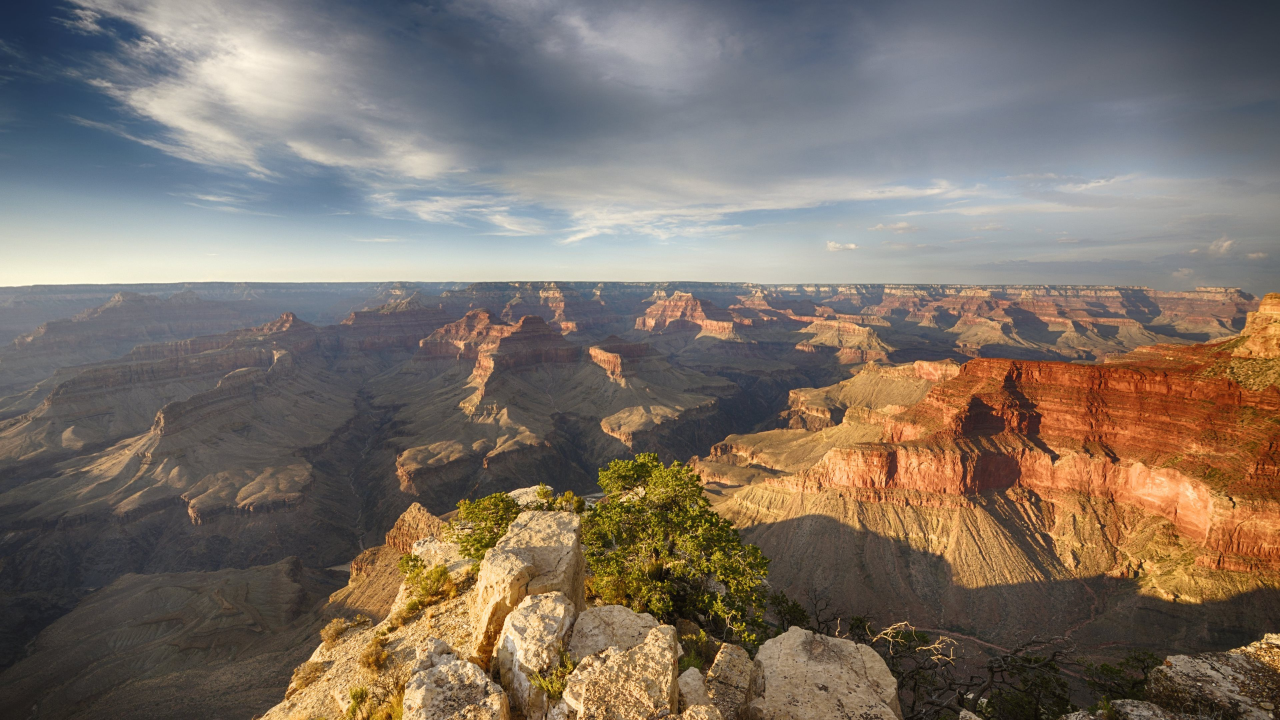
#> input picture dip_pics/grandCanyon.jpg, 3840 x 2160 px (shown at 1/3 size)
$ jupyter execute --allow-errors spatial_resolution.ipynb   (shell and % lines are left out)
#> lines starting #> are read from the running program, lines starting #| are printed output that depends on the picture
### dip_utils/matrix_utils.py
"""
Simple Matrix Utilities
stough, 202-
"""

import numpy as np

# Given an ndarray, returns a tuple of info...
def arr_info(arr):
    """
    arr_info(arr): return a tuple of shape, type, min, and max for the ndarray arr.
    """
    return arr.shape, arr.dtype, arr.min(), arr.max()


# [9 lines left out: function make_linmap, not called in this run]

### dip_utils/vis_utils.py
'''
Image Processing Visualization Utilities
stough, 202-

Includes RGB color cube and three-channel histogramming.
Also a lab_uniform, which normalizes the perceived intensity of
custom colormaps.
'''

import matplotlib.pyplot as plt
import numpy as np
import skimage.color as color
# from mpl_toolkits.mplot3d import Axes3D
from matplotlib import cm # all the colormaps...

from matplotlib import animation
from IPython.display import HTML, Image
import cv2
import os


# [171 lines left out: functions vis_rgb_cube, vis_hsv_cube, vis_lab_cube, vis_ybr_cube, not called in this run]


def vis_image(I, figsize=(4,3), title='Image', show_ticks = True, **kwargs):
    '''
    vis_image(I, figsize=(4,3), title='Image', show_ticks = True, **kwargs):
    plot an image. Very simple, but save a little typing.
    '''
    f, ax = plt.subplots(1,1, figsize=figsize)
    ax.imshow(I, **kwargs)
    ax.set_title(title)

    if not show_ticks:
        ax.get_xaxis().set_visible(False);
        ax.get_yaxis().set_visible(False);

    plt.tight_layout()


# [22 lines left out: function vis_hists, not called in this run]


def vis_pair(I, J, figsize = (8,3), shared = True,
             first_title = 'Original', second_title = 'New',
             show_ticks = True, **kwargs):
    '''
    vis_pair(I, J, figsize = (8,3), shared = True, first_title = 'Original', second_title = 'New'):
    produce a plot of images I and J together. By default takes care of sharing axes to provide
    a little 1x2 plot without all the coding.
    '''
    f, ax = plt.subplots(1,2, figsize=figsize, sharex = shared, sharey = shared)
    ax[0].imshow(I, **kwargs)
    ax[0].set_title(first_title)
    ax[1].imshow(J, **kwargs)
    ax[1].set_title(second_title)

    if not show_ticks:
        [a.axes.get_xaxis().set_visible(False) for a in ax];
        [a.axes.get_yaxis().set_visible(False) for a in ax];

    plt.tight_layout()

# [133 lines left out: functions vis_triple, lab_uniform, vis_surface, loadvideo, makeVideo, not called in this run]

### SensingSamplingQuantization/spatial_resolution.ipynb
# Sampling and Spatial Resolution
stough 202-

One of the core properties of any digital image is its *resolution*. But this is a very loaded word in that it is used in a variety of ways for different purposes. Very generally, the light from the [external world](https://en.wikipedia.org/wiki/Solipsism) comes at our digital camera from a virtually uncountably infinite number of directions, with each direction specifying a "color" among a virtually uncountably infinite number of color distributions and intensities. Resolution broadly refers to the finite sampling of this infinite world. In the case of *spatial resolution* that is simply the number of *pixels* or "picture elements" that our camera can possibly obtain (see "internal image plane" below). Beyond spatial resolution, there is also [color resolution](./color_quantization.ipynb), which we get to elsewhere.


In this notebook we're going to look at the spatial resolution of a digital image.

## Imports
We'll use the [`rescale`](https://scikit-image.org/docs/stable/api/skimage.transform.html#skimage.transform.rescale) method in the powerful [`scikit-image`](https://scikit-image.org/) module in order to change image resolution. We'll also be using some widgets to put together an [interactive visualization](../NumpyAndVisualization/interactive_vis.ipynb). Lastly, we're starting to import common functionality from our own `../dip_utils/` utilities folder.

[cell 1]
import matplotlib.pyplot as plt
import numpy as np
from skimage.transform import rescale
from ipywidgets import VBox, IntSlider, AppLayout

# For importing from alternative directory sources
import sys
sys.path.insert(0, '../dip_utils')

# Importing from our own utilities
from matrix_utils import arr_info
from vis_utils import vis_image, vis_pair

[cell 2]
I = plt.imread('../dip_pics/grandCanyon.jpg')
#> I is the input picture: shape (2160, 3840, 3); mean R, G, B 125, 113.6, 103.2
arr_info(I)

[cell 3]
vis_image(I, figsize=(5,3))
#> (the call stopped at in vis_image, `f, ax = plt.subplots(1,1, figsize=figsize)`: IPython is not available in this run)

As you can see the image matrix `I` is 2160 rows by 3840 columns, with three color channels (red, green, blue) in the integer range $[0,255]$. By the way this is literally a "4K" image.

- "4K" refers to the approximate number of columns, or the left-right sampling of the image. At an aspect ratio of 16(width, columns):9(height, rows), a "1080" high definition image or screen is 1920 pixels across, about 2K. So a 4K is a 2x2 grid of such 2K screens. It has 4 times the number of pixels in a 2K (or 1080). It's more [complicated](https://www.cnet.com/news/4k-1080p-2k-uhd-8k-tv-resolutions-explained/) than that, but not by much.

If we think of an image as a grid of pixels, where the center of each pixel represents that pixel's coordinates, then changing the resolution of an image involves resampling the space between those pixel coordinates. We'll avoid most of the math here by relying on `skimage`, but take a very simple example: If we wanted to halve the number of pixels both in width and height without cropping, we could just take the average of every non-overlapping 2x2 pixel patch. Similarly, if we wanted to double the number of pixels in both directions, we could simply make a 2x2 grid of copies of each pixel.

We'll start by doing this halving of resolution. We'll first ask [`rescale`](https://scikit-image.org/docs/dev/api/skimage.transform.html?highlight=rescale#rescale) to give us an image with 1/4 the number of pixels. But then we'll *upsample* that image by four. The `order` and `anti-aliasing` parameters are used to define the level of "smoothing" that takes place, i.e. how many neighboring pixels to consider when deciding the color of the new sample coordinate.

[cell 4]
# The image is so large, take a tiny piece of it to test the order, anti-aliasing parameters.
# I = I[800:930, 1900:2050, :]

[cell 5]
sI = rescale(I, .25,
             order=0, # use bilinear sampling
             anti_aliasing=False,
             channel_axis=-1)
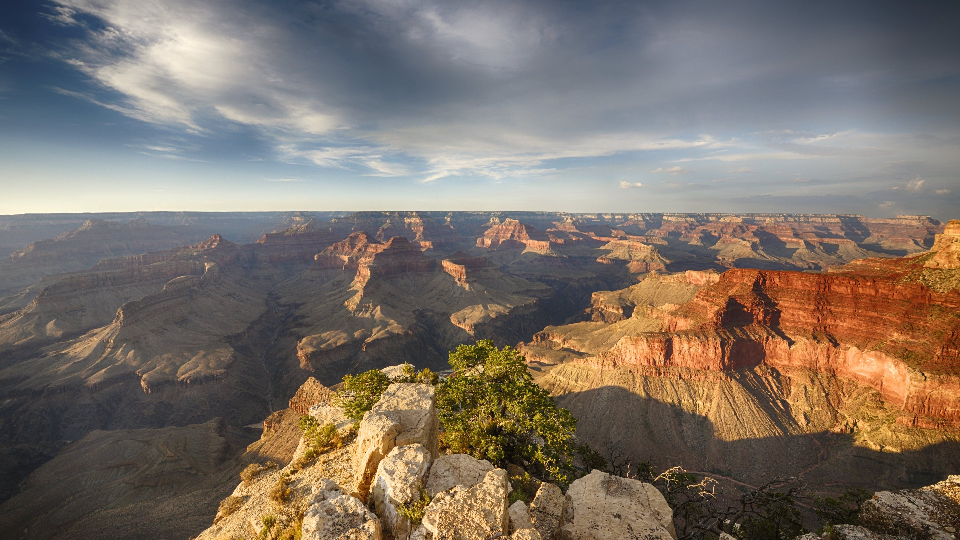
#> sI: shape (540, 960, 3); mean R, G, B 125.1, 113.6, 103.2

# rescale back up
reI = rescale(sI, 4,
              order=0, # use nearest neighbor sampling
              anti_aliasing=False,
              channel_axis=-1)

vis_pair(I, reI, first_title='Original', second_title='Quarter Res')
#> (the call stopped at in vis_pair, `f, ax = plt.subplots(1,2, figsize=figsize, sharex = shared, sharey = s..`: IPython is not available in this run)


$ run again, with dip_pics/bellagio.jpg copied over dip_pics/grandCanyon.jpg
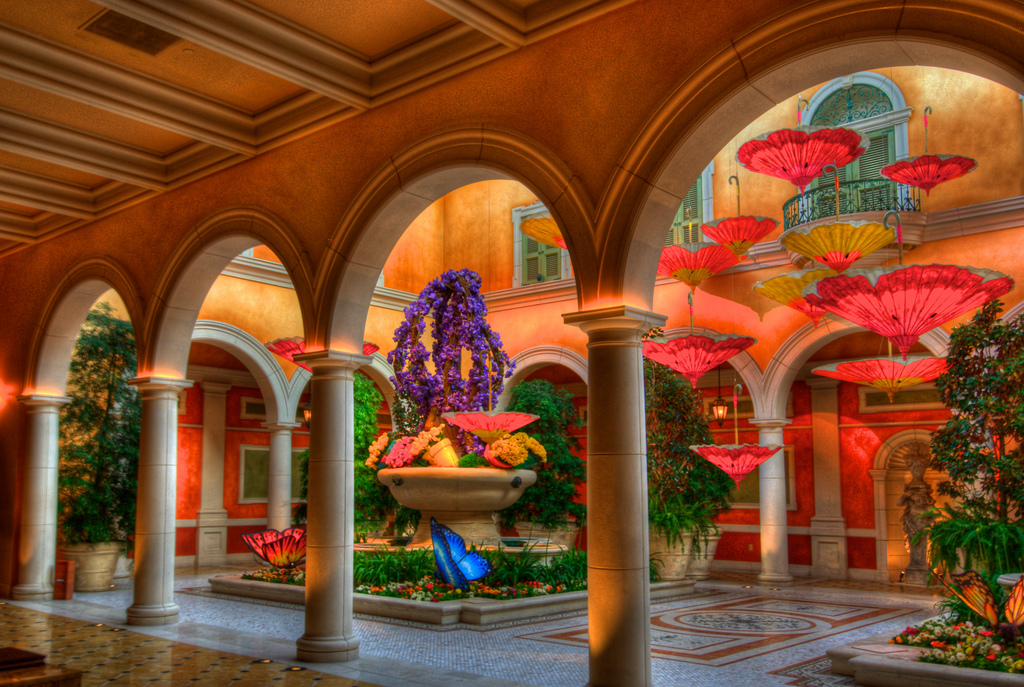
#> input picture dip_pics/bellagio.jpg, 1024 x 687 px
#> I is the input picture: shape (687, 1024, 3); mean R, G, B 125.3, 74.7, 41.6
#> `sI = rescale(I, .25, order=0,`:
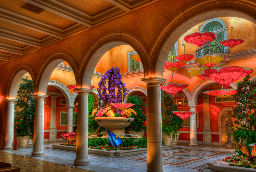
#> sI: shape (172, 256, 3); mean R, G, B 125.2, 74.8, 41.6
#> `reI = rescale(sI, 4, order=0,`:
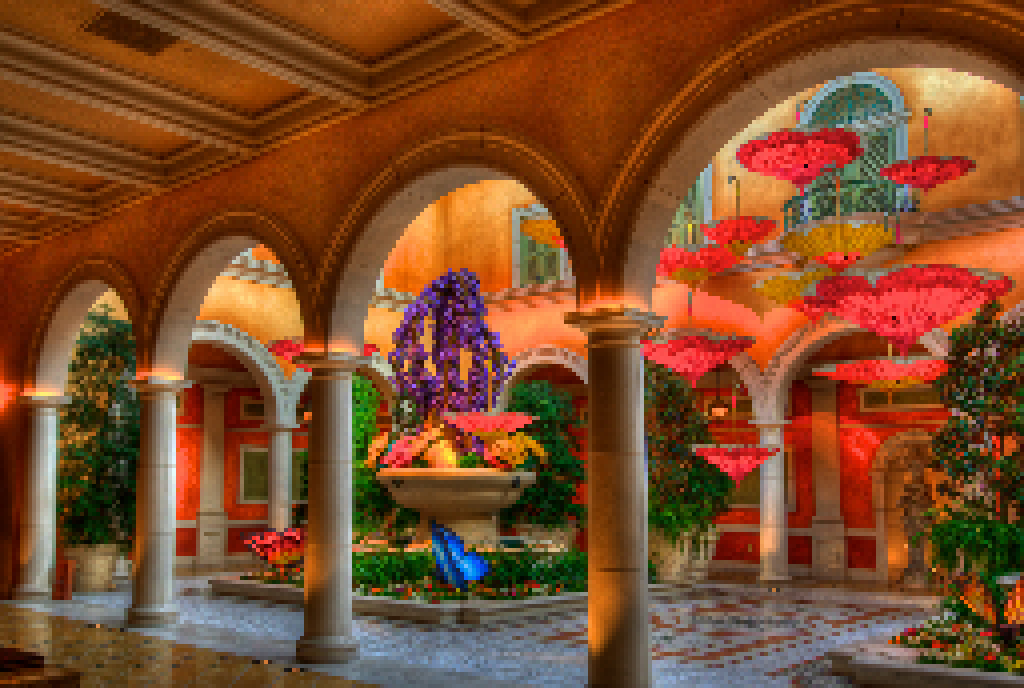
#> reI: shape (688, 1024, 3); mean R, G, B 125.2, 74.8, 41.6
